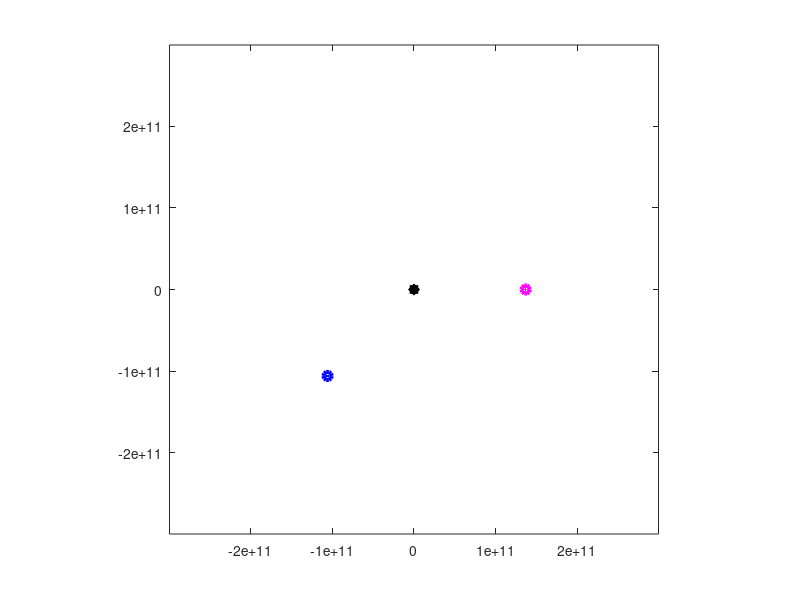

This figure's MATLAB source: (Note: this script raises an error after producing the figure.)
clear all
close all

% Relevant Constants
G = 6.6743e-11; 
M = 2e30; % star mass
m1 = 6e27; % planet 1 mass
m2 = 5e24; % planet 2 mass
earth_year = 365.25*24*60*60; 
R = 0.5*(sqrt(2*G*M)*earth_year/pi)^(2/3); % earth radius


%Time
tmax = 5 * earth_year; 
clockmax = 80000; 
dt = tmax/clockmax; 

%Planet 1 IC
theta = pi * 5/4; % <----- FREE, ANGLE -------------------
w_mag = sqrt(G*M/R);
z = R * [cos(theta), sin(theta)]; %Position Vector
w = w_mag * [-sin(theta), cos(theta)]; %Velocity Vector

%Planet 2 IC
n = 3; % <----- FREE, FREQUENCY --------------------------
ecc = 0.9; % <----- FREE, ECCENTRICITY -------------------
a = R * n^(-2 / 3); %semimajor axis
c = ecc * a; %focal distance
b = sqrt(a^2 - c^2); % semiminor axis  
x = [c + a, 0]; %Position Vector
v = [0, -sqrt((a-c) / (a+c) * (G * M / a))]; %Velocity Vector




% Arrays to store trajectory:
tsave = zeros(1,clockmax);
x1save = zeros(1,clockmax);
y1save = zeros(1,clockmax);
x2save = zeros(1,clockmax);
y2save = zeros(1,clockmax);

energy_save = zeros(1,clockmax); %energy


% Initialization for animation:
plot(0,0,'k*','linewidth',6) % Sun at center
hold on

% Planet Handles
hp1 = plot(z(1),z(2),'bo','linewidth',3); %blue 
hp2 = plot(x(1),x(2),'mo','linewidth',3); %magenta

% Trajectory Handles
ht1 = plot(z(1),z(2),'b','linewidth',1);
ht2 = plot(x(1),x(2),'m','linewidth',1); 


% Axes
a = 2 * R;
axis equal 
axis([-a,a,-a,a])
axis manual 


% Main Loop
for clock = 1:clockmax
    t = clock * dt;

    % Intermediate Values
    D1 = z / norm(z)^3;
    D2 = x / norm(x)^3;
    D3 = (x - z) / norm(x - z)^3;
    
    % Update velocities
    w = w + dt * G*(m2 * D3 - M * D1);
    v = v + dt * G*(m1 * D3 - M * D2);

    % Update Positions (using new velocities)
    z = z + dt * w;
    x = x + dt * v;
    
    % Save Data
    tsave(clock) = t;
    x1save(clock) = z(1);
    y1save(clock) = z(2);
    x2save(clock) = x(1);
    y2save(clock) = x(2);

    % Energy
    kin_1 = m1 * norm(w)^2 / 2;
    kin_2 = m1 * norm(v)^2 / 2;
    pot_1 = -2 * G * M * m1 / norm(z);
    pot_2 = -2 * G * M * m2 / norm(x);
    pot_3 = -2 * G * m1 * m2 / norm(x-z);
    energy = kin_1 + kin_2 + pot_1 + pot_2 + pot_3;
    energy_save(clock) = energy;

    % Update Handles
    hp1.XData = z(1);
    hp1.YData = z(2);
    ht1.XData = x1save(1:clock);
    ht1.YData = y1save(1:clock);

    hp2.XData = x(1);
    hp2.YData = x(2);
    ht2.XData = x2save(1:clock);
    ht2.YData = y2save(1:clock);

    drawnow limitrate
end

error = 0;
for i = 2: clockmax
    error = error + abs(energy_save(i) - energy_save(i-1));
end

avg_error = error / clockmax;
disp(avg_error);




